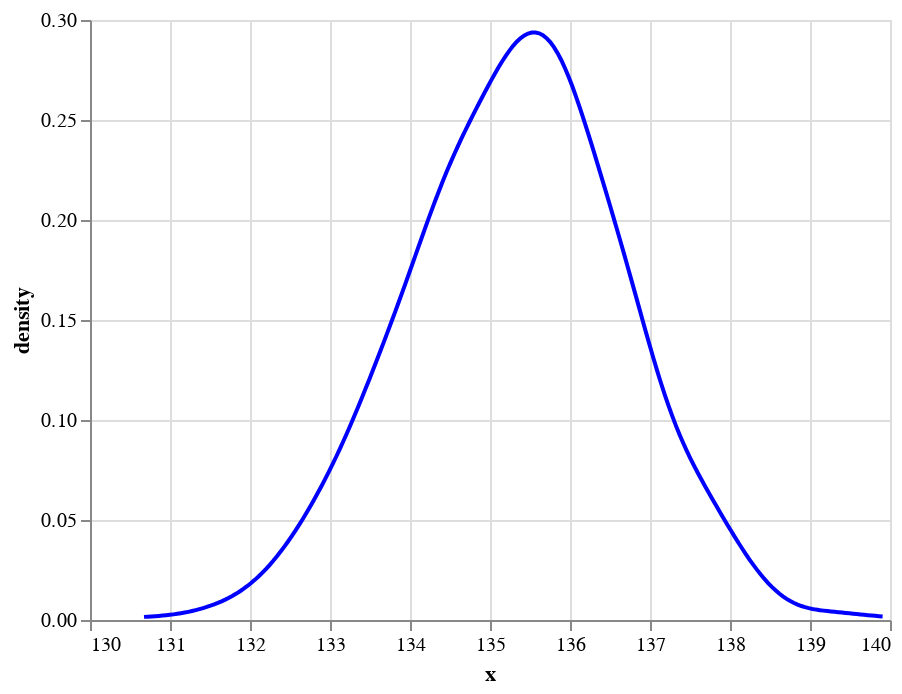

Notebook source saved alongside this figure:
### Code cell
theta_posterior_histogram_chart

### Figure 1 — Vega-Lite specification as saved in the notebook (floating-point values rounded to 4 significant figures; data arrays with more than 128 entries replaced by an {"elided": "..."} marker saying what was removed)
{"config": {"view": {"continuousWidth": 400, "continuousHeight": 300}}, "data": {"name": "data-c9cf1c648f1ddac2f1f9b35428e00974"}, "mark": {"type": "line", "color": "blue", "filled": false}, "encoding": {"x": {"type": "quantitative", "field": "x"}, "y": {"type": "quantitative", "field": "density"}}, "transform": [{"density": "x", "as": ["x", "density"]}], "$schema": "https://vega.github.io/schema/vega-lite/v4.8.1.json", "datasets": {"data-c9cf1c648f1ddac2f1f9b35428e00974": {"elided": "1000 records"}}}
